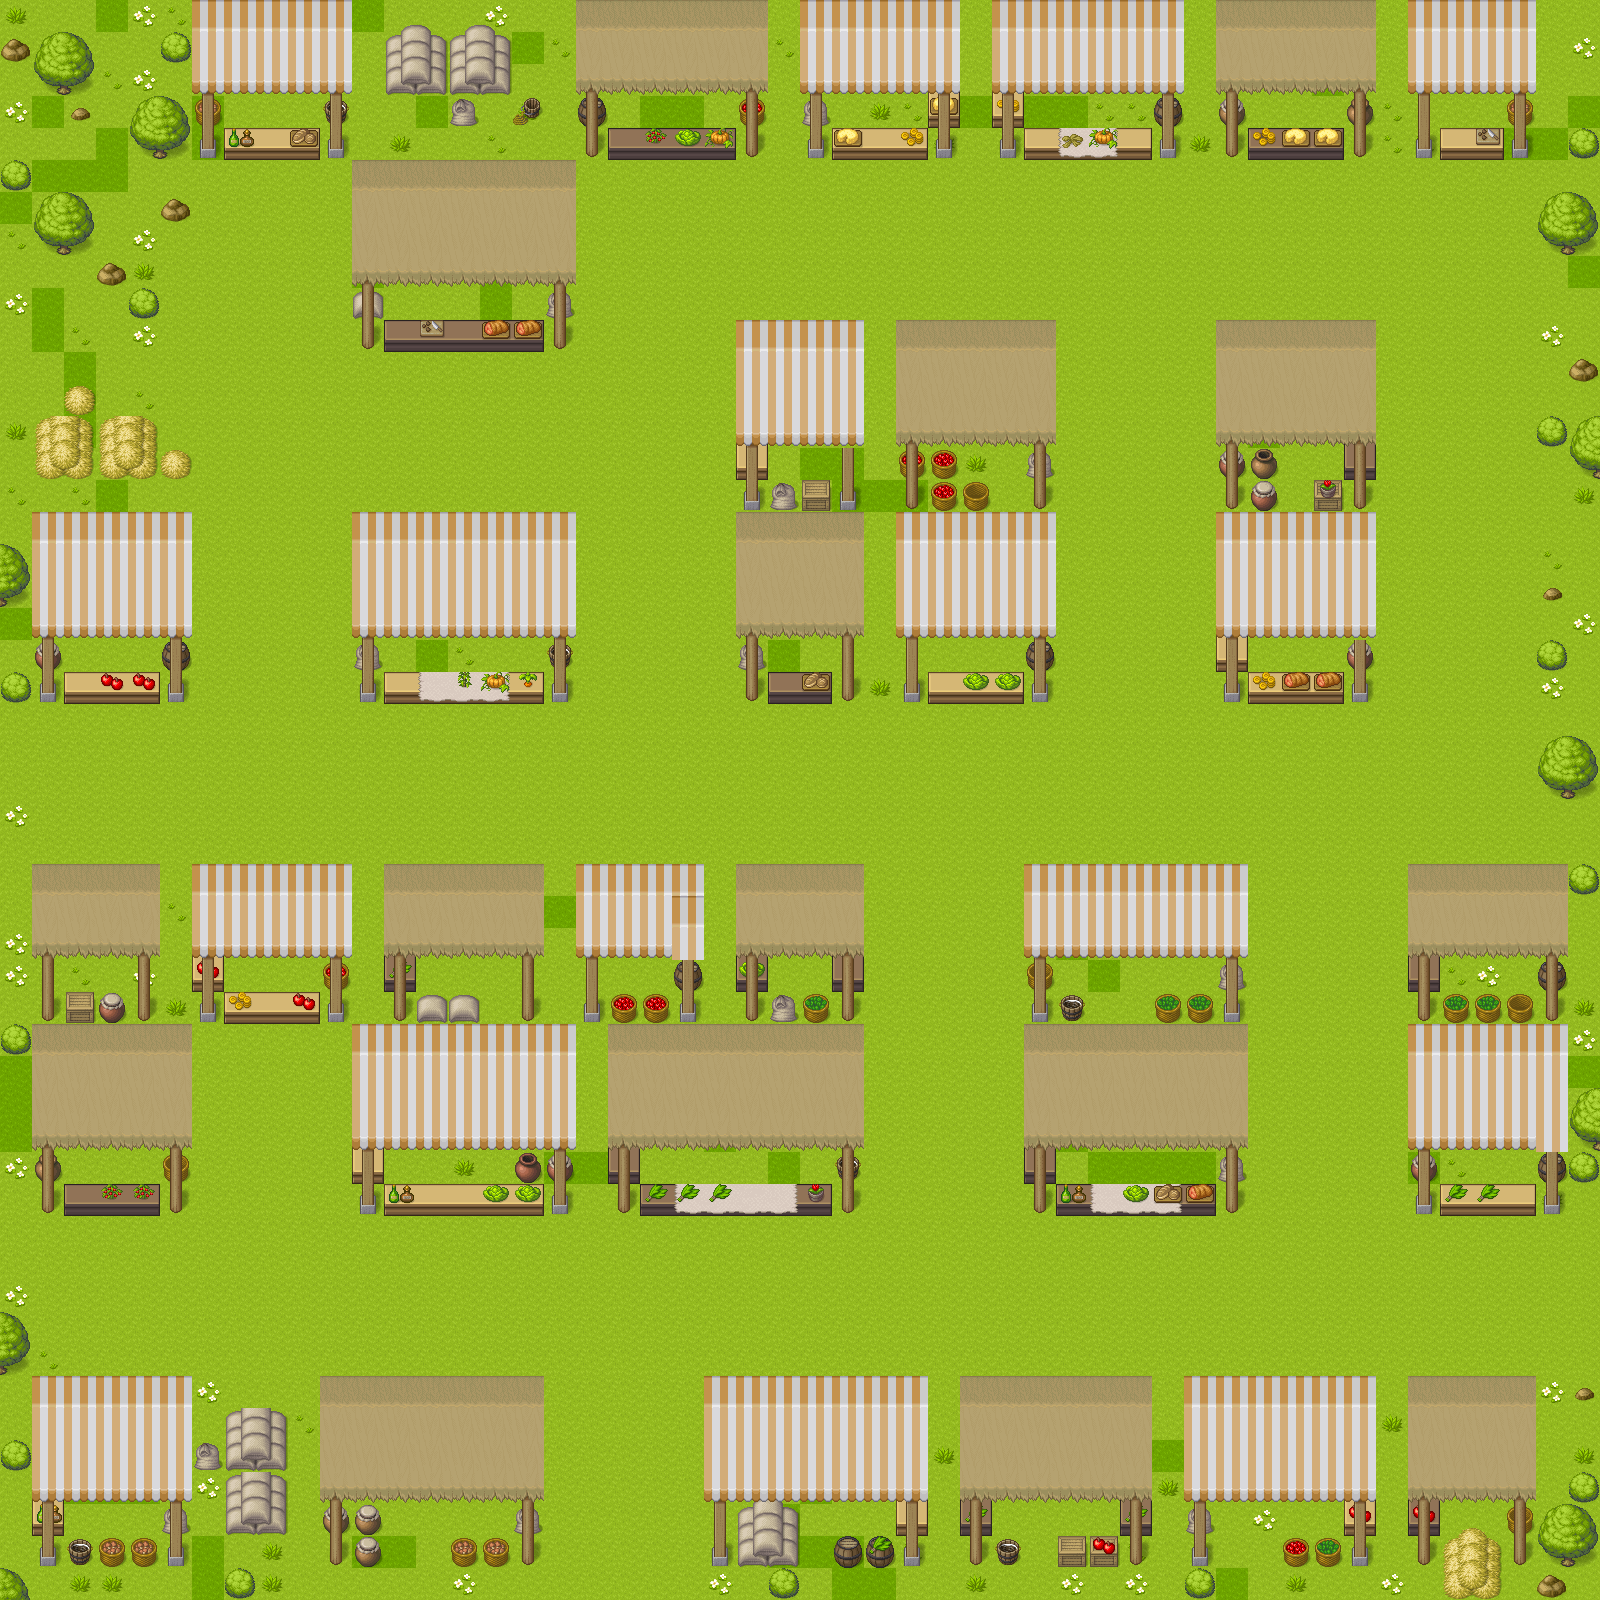

A level layout from a 2D game, rendered from its tile map. Below: a short description, then the map file with tile-grid data replaced by summaries:
An orthogonal 50x50 tile map with 32x32 px tiles, 6 tile layers (grass, trees, stalls, decor, ...), 1 hidden layer not drawn, 2 tilesets and 1 object.

<map version="1.10" tiledversion="1.11.2" orientation="orthogonal" renderorder="right-down" width="50" height="50" tilewidth="32" tileheight="32" infinite="0" nextlayerid="13" nextobjectid="10">
 <tileset firstgid="1" name="pipo-map001_at" tilewidth="32" tileheight="32" tilecount="480" columns="16">
  <image source="../../Tiled-cityMap/assets/pipo-map001_at.png" width="512" height="960" />
 </tileset>
 <tileset firstgid="481" name="pipoya" tilewidth="32" tileheight="32" tilecount="1064" columns="8">
  <image source="../../Tiled-cityMap/assets/pipoya.png" width="256" height="4256" />
 </tileset>
 <objectgroup id="11" name="Start">
  <object id="3" x="624" y="1554">
   <point />
  </object>
 </objectgroup>
 <layer id="2" name="grass" width="50" height="50">
  <data>[2500 cells, 2500 non-empty, 1 distinct tile ids]</data>
 </layer>
 <layer id="5" name="trees" width="50" height="50">
  <data>[2500 cells, 300 non-empty, 11 distinct tile ids]</data>
 </layer>
 <layer id="3" name="path" width="50" height="50" visible="0">
  <data>[2500 cells, 1105 non-empty, 13 distinct tile ids]</data>
 </layer>
 <layer id="6" name="stalls" width="50" height="50">
  <data>[2500 cells, 207 non-empty, 37 distinct tile ids]</data>
 </layer>
 <layer id="7" name="decor" width="50" height="50">
  <data>[2500 cells, 46 non-empty, 17 distinct tile ids]</data>
 </layer>
 <layer id="10" name="ingredients" width="50" height="50">
  <data>[2500 cells, 57 non-empty, 16 distinct tile ids]</data>
 </layer>
 <layer id="4" name="stallsRoof" width="50" height="50">
  <data>[2500 cells, 783 non-empty, 12 distinct tile ids]</data>
 </layer>
</map>
